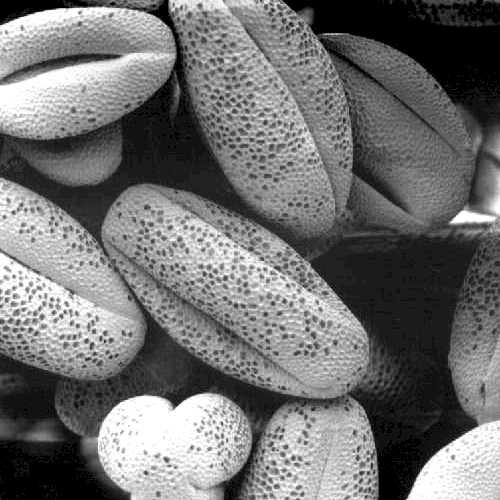
#> input picture Assignment 1 #B/grain.tif, 500 x 500 px, found by its file name
$ python task4.py
#> lines starting #> are read from the running program, lines starting #| are printed output that depends on the picture
import cv2
import numpy as np
import matplotlib.pyplot as plt

# Load the image
img = cv2.imread(r"G:\University Stuff\8th semester\Dip\Assignment#1-(B)\data\grain.tif",cv2.IMREAD_GRAYSCALE)
#> img is the input picture: shape (500, 500); min 0, max 255, mean 113.2
def count():

    intensityCount = [0] * 256

    rows = img.shape[0]
    cols = img.shape[1]

    for i in range(0,rows):
        for j in range(0,cols):
            imageIntensity=img[i,j]
            intensityCount[imageIntensity]+=1

    return intensityCount

def filtering():
    box3x3 = cv2.boxFilter(img, -1, (3,3))
    box7x7 = cv2.boxFilter(img, -1, (7,7))
    #difference = cv2.subtract(box7x7,box3x3)

    # Find the absolute value of the image
    #absoluteImg = cv2.convertScaleAbs(difference)
    absoluteImg = cv2.absdiff(box7x7,box3x3)

    #subtracting the original image from the resultant absolute image
    resultant = cv2.subtract(img,absoluteImg)
    # plt.imshow(resultant,cmap="gray")
    # plt.show()
    return resultant

    # plt.imshow(box7x7,cmap="gray")
    # plt.show()

c = count()
#> after the loop in count, `for i in range(0,rows):`: intensityCount = 256 values, max 17496 at index 0, min 0 at index 4, mean 976.6
#> c has the same summary as intensityCount in count
res = filtering()
#> in filtering, `box7x7 = cv2.boxFilter(img, -1, (7,7))`:
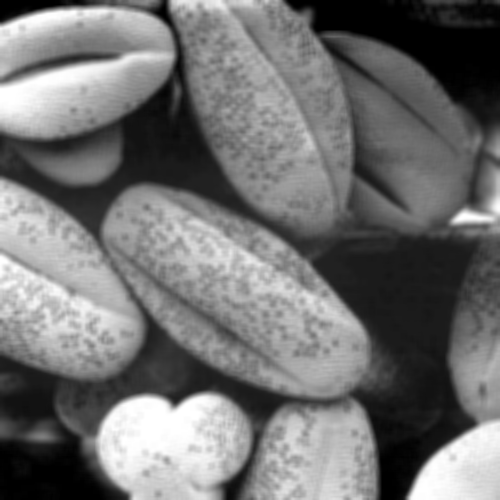
#> box7x7: shape (500, 500); min 0, max 255, mean 113.2
#> in filtering, `absoluteImg = cv2.absdiff(box7x7,box3x3)`:
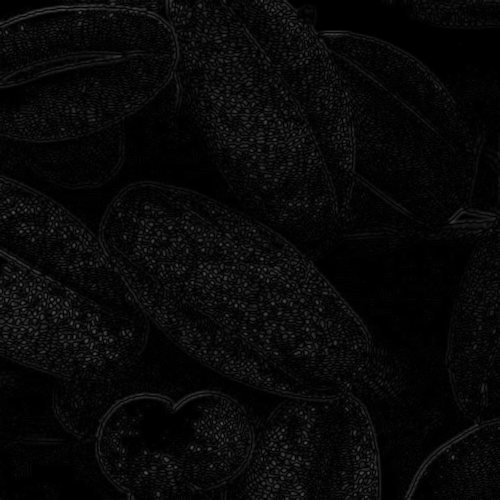
#> absoluteImg: shape (500, 500); min 0, max 81, mean 8.1
#> in filtering, `resultant = cv2.subtract(img,absoluteImg)`:
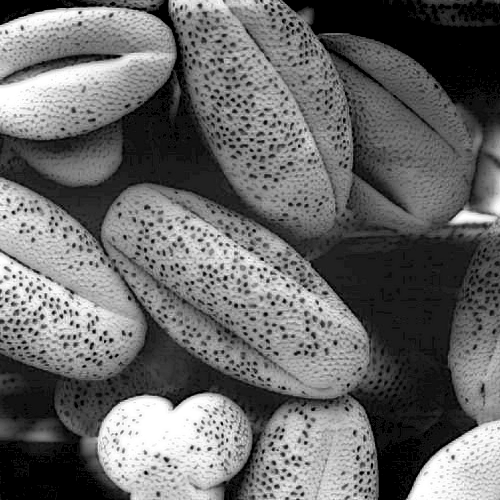
#> resultant: shape (500, 500); min 0, max 255, mean 105.3
x = np.arange(256)
plt.xlabel("Intensity range")
plt.ylabel("Frequency value")
plt.title("Frequency of each intensity value")
plt.plot(x,c)
plt.show()
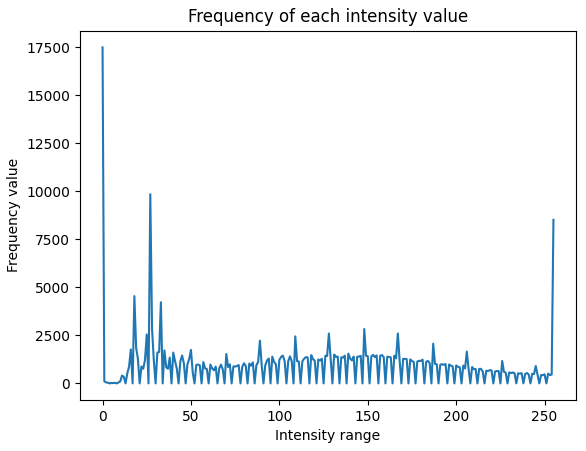
#> figure drawn by matplotlib, 1 panel; curve peaks at x = 0, y = 17496
plt.imshow(res ,cmap="gray")
plt.title("Subtracted image difference")
plt.show()
# # plt.hist(c)
#
# plt.show()

$ run again, with Assignment 1 #B/brain.tif copied over Assignment 1 #B/grain.tif
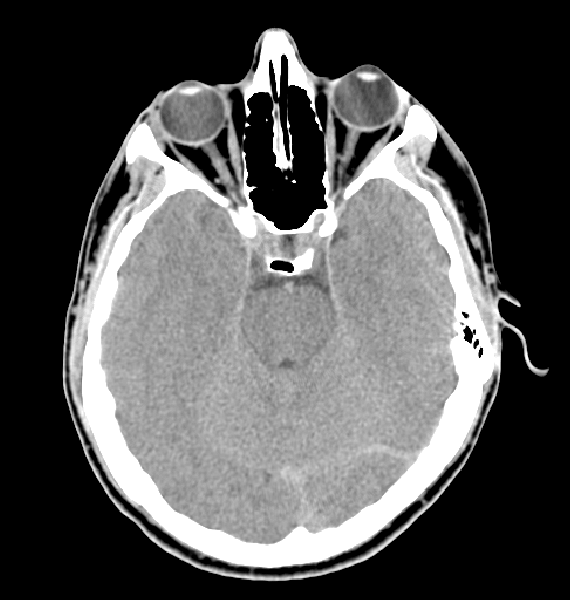
#> input picture Assignment 1 #B/brain.tif, 570 x 600 px, found by its file name
#> img is the input picture: shape (600, 570); min 0, max 255, mean 84.7
#> after the loop in count, `for i in range(0,rows):`: intensityCount = 256 values, max 174807 at index 0, min 0 at index 1, mean 1335.9
#> c has the same summary as intensityCount in count
#> in filtering, `absoluteImg = cv2.absdiff(box7x7,box3x3)`:
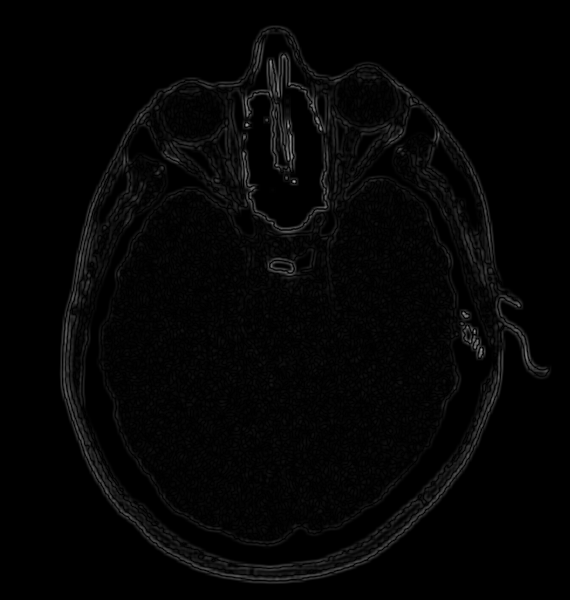
#> absoluteImg: shape (600, 570); min 0, max 176, mean 4.8
#> `plt.show()`:
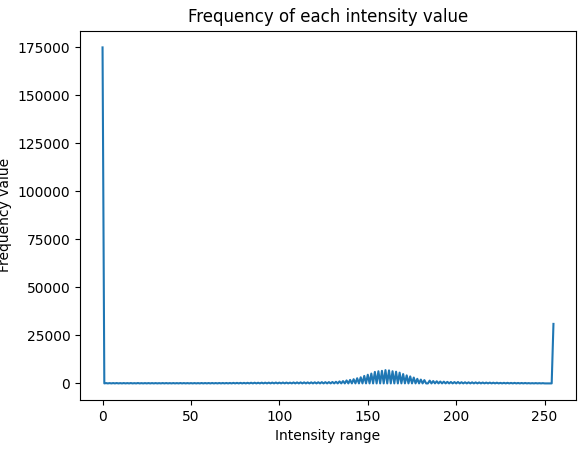
#> figure drawn by matplotlib, 1 panel; curve peaks at x = 0, y = 174807

$ run again, with Assignment 1 #B/dental_xray.tif copied over Assignment 1 #B/grain.tif
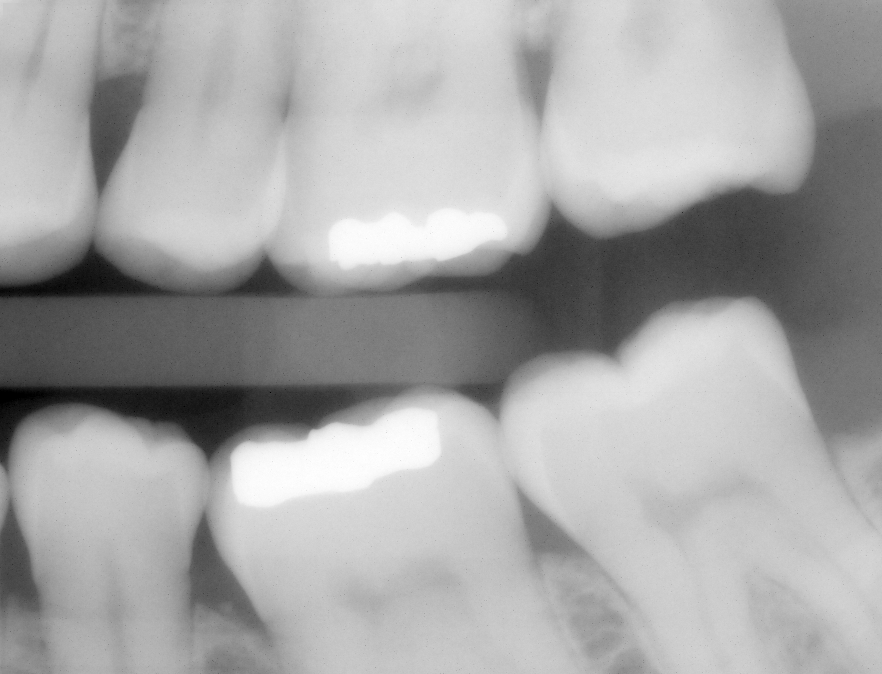
#> input picture Assignment 1 #B/dental_xray.tif, 882 x 674 px, found by its file name
#> img is the input picture: shape (674, 882); min 0, max 255, mean 166.8
#> after the loop in count, `for i in range(0,rows):`: intensityCount = 256 values, max 12424 at index 198, min 14 at index 255, mean 2322.1
#> c has the same summary as intensityCount in count
#> in filtering, `absoluteImg = cv2.absdiff(box7x7,box3x3)`:
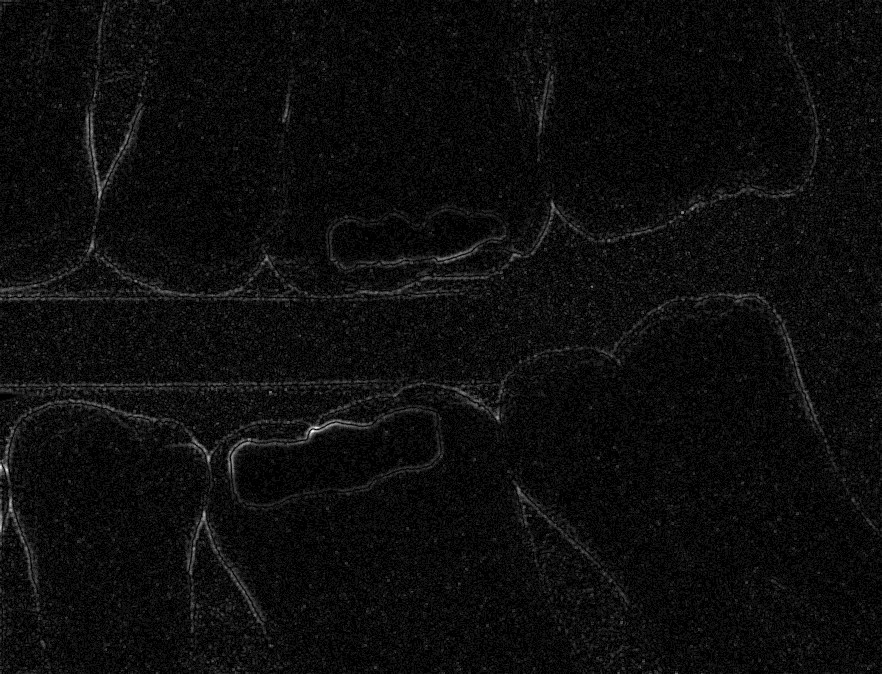
#> absoluteImg: shape (674, 882); min 0, max 15, mean 0.735; drawn with min black and max white
#> `plt.show()`:
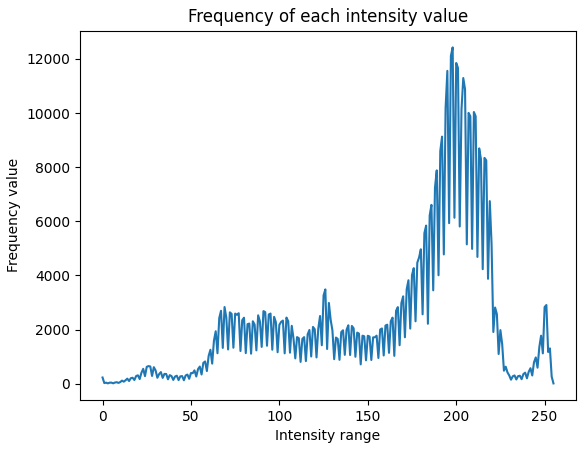
#> figure drawn by matplotlib, 1 panel; curve peaks at x = 198, y = 12424

$ run again, with Assignment 1 #B/bottle1.jpg saved as Assignment 1 #B/grain.tif
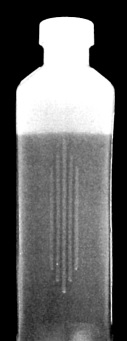
#> input picture Assignment 1 #B/bottle1.jpg, 127 x 341 px, found by its file name
#> img is the input picture: shape (341, 127); min 0, max 255, mean 100.5
#> after the loop in count, `for i in range(0,rows):`: intensityCount = 256 values, max 13440 at index 0, min 3 at index 11, mean 169.2
#> c has the same summary as intensityCount in count
#> in filtering, `absoluteImg = cv2.absdiff(box7x7,box3x3)`:
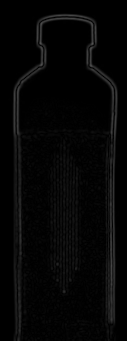
#> absoluteImg: shape (341, 127); min 0, max 83, mean 5.5
#> `plt.show()`:
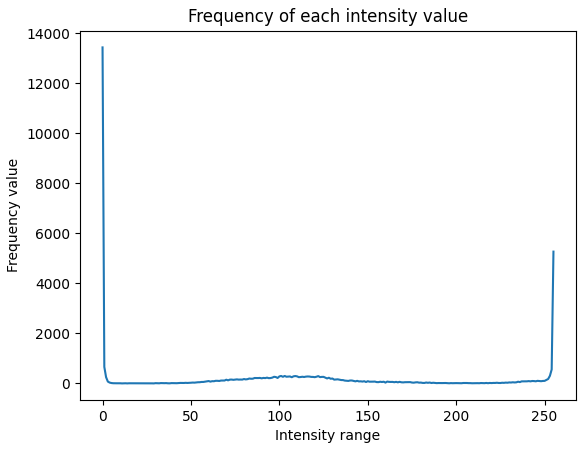
#> figure drawn by matplotlib, 1 panel; curve peaks at x = 0, y = 13440
